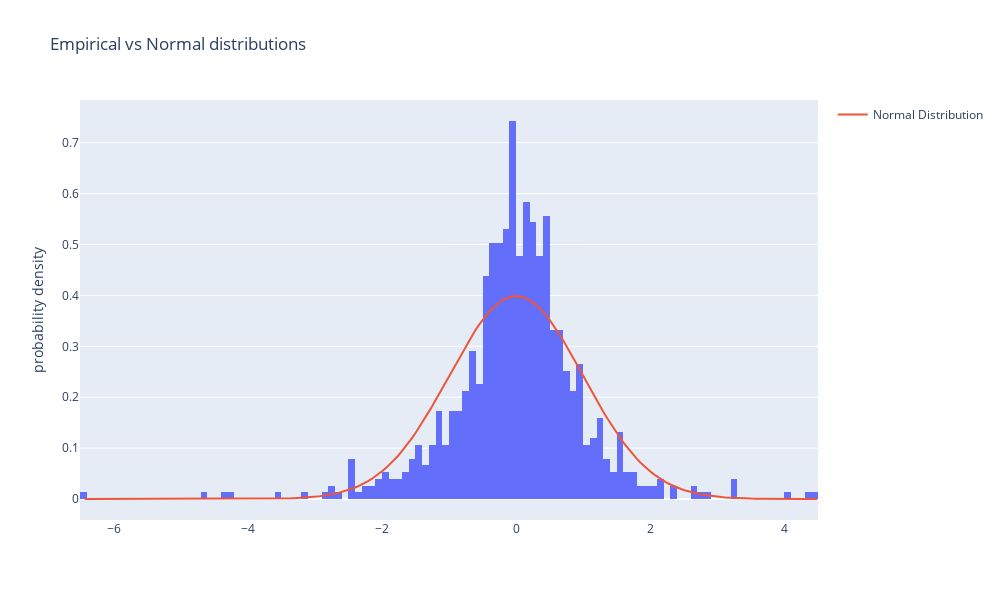

The notebook cell saved with this chart:
### Code cell
# Generate some data (replace with your scaled returns data)
data = df['Scaled Return']

# Create the normal distribution plot
x = np.linspace(data.min(), data.max(), 200)
y = norm.pdf(x, data.mean(), data.std())      # same as -> y = 1/np.sqrt(2*np.pi)*np.exp(-(x**2)/2)

# Create the histogram
fig = px.histogram(data, x=data, histnorm='probability density', nbins=200, labels={'x':''}, title='Empirical vs Normal distributions')

# Add the Norm distribution curve
fig.add_trace(go.Scatter(x=x, y=y, mode='lines', name='Normal Distribution'))

# Show the graph
fig.show()

### Figure 1 — Plotly figure (JSON) as saved in the notebook; plotly's stock layout.template omitted (floating-point values rounded to 4 significant figures; data arrays with more than 128 entries replaced by an {"elided": "..."} marker saying what was removed)
{"data": [{"alignmentgroup": "True", "bingroup": "x", "histnorm": "probability density", "hovertemplate": "=%{x}<br>probability density=%{y}<extra></extra>", "legendgroup": "", "marker": {"color": "#636efa", "pattern": {"shape": ""}}, "name": "", "nbinsx": 200, "offsetgroup": "", "orientation": "v", "showlegend": false, "type": "histogram", "x": {"elided": "754 float values"}, "xaxis": "x", "yaxis": "y"}, {"mode": "lines", "name": "Normal Distribution", "type": "scatter", "x": {"elided": "200 float values"}, "y": {"elided": "200 float values"}}], "layout": {"barmode": "relative", "height": 600, "legend": {"tracegroupgap": 0}, "title": {"text": "Empirical vs Normal distributions"}, "width": 1000, "xaxis": {"anchor": "y", "autorange": true, "domain": [0, 1], "range": [-6.5, 4.5], "title": {"text": ""}, "type": "linear"}, "yaxis": {"anchor": "x", "autorange": true, "domain": [0, 1], "range": [-0.04126, 0.784], "title": {"text": "probability density"}, "type": "linear"}}}
